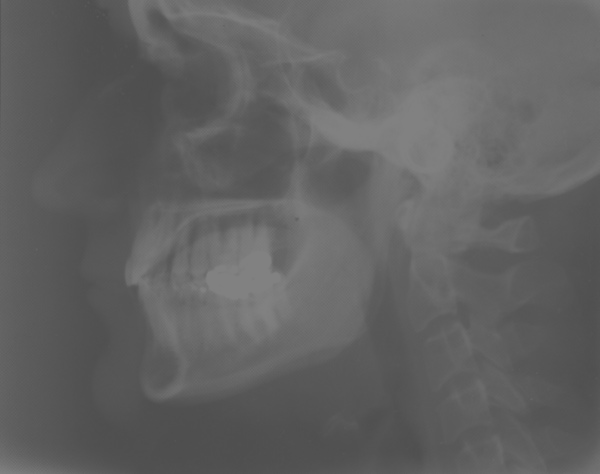
#> input picture data/xray.png, 600 x 474 px
$ jupyter execute --allow-errors digital_images.ipynb
#> lines starting #> are read from the running program, lines starting #| are printed output that depends on the picture
# Introduction

**In this lecture, we will learn**
- what digital images are,
- how images are acquired and formed,
- basics of image sampling and quantization,
- what histogram is and how to compute it.

**The lecture is based on**
- [\[Burger22\] Wilhelm Burger, Mark J. Burge: *Digital Image Processing: An Algorithmic Introduction (3rd edition)*](https://imagingbook.com/books/english-edition-hardcover/)
  Chapter 1 "Digital images"
  Chapter 2 "Histograms and Image Statistics"
- [\[Gonzalez18\] Rafael C. Gonzalez, Richard E. Woods. *Digital Image Processing (4th edition)*](https://www.imageprocessingplace.com/)
  Chapter 1 "Introduction"
  Chapter 2 "Digital Image Fundamentals"
- [\[Mazet24\] Vincent Mazet: *Basics of Image Processing*](https://vincmazet.github.io/bip/digital-images/intro.html)
  Chapter "Digital images"

[cell 1]
import matplotlib.pyplot as plt
import numpy as np
import seaborn as sns
import skimage

# Basic terms

> **Signal processing** is an electrical engineering subfield that focuses on analyzing, modifying and synthesizing signals, such as sound, images, potential fields, seismic signals, altimetry processing, and scientific measurements.

&mdash; [Wikipedia](https://en.wikipedia.org/wiki/Signal_processing)

> **Digital image processing** is the use of a digital computer to process digital images through an algorithm. It is a subcategory or field of digital signal processing.

&mdash; [Wikipedia](https://en.wikipedia.org/wiki/Digital_image_processing)

> **Image analysis** or imagery analysis is the extraction of meaningful information from images; mainly from digital images by means of digital image processing techniques.

&mdash; [Wikipedia](https://en.wikipedia.org/wiki/Image_analysis)

> **Computer vision** tasks include methods for acquiring, processing, analyzing and understanding digital images, and extraction of high-dimensional data from the real world in order to produce numerical or symbolic information, e.g. in the forms of decisions.

&mdash; *[Wikipedia](https://en.wikipedia.org/wiki/Computer_vision)*

# Image formation (acquisition)

> The study of image formation encompasses the radiometric and geometric processes by which 2D images of 3D objects are formed. In the case of digital images, the image formation process also includes analog to digital conversion and sampling.

&mdash; [Wikipedia](https://en.wikipedia.org/wiki/Image_formation)

There are three major components that determine the appearance of an image [\[Angelopoulou\]](https://www5.informatik.uni-erlangen.de/fileadmin/lectures/2013s/Lecture.2013s.CV/image_formation.pdf):
1. Geometry (of both scene and camera)
2. Optical properties (of materials in the scene and of the sensor)
3. Illumination

## Pinhole camera model

- Camera obscura
- Requires very small opening (pinhole) to produce a sharp image, which reduces the amount of light
- This must be compensated for by very long exposure times
- Not used in practice, but a useful model for understanding
- [A real world example](https://web.eecs.umich.edu/~justincj/slides/eecs442/WI2021/442_WI2021_cameras.pdf)

<figure class="image">

  <figcaption>Source: [Burger22], Fig. 1.2</figcaption>
</figure>

Pinhole camera model results in a **perspective projection**
$$
x = -f \cdot \frac{X}{Z} \qquad \text{and} \qquad y = -f \cdot \frac{Y}{Z}
$$
where
- $X, Y, Z$ are the scene coordinates (e.g. in meters)
- $f$ is the focal length (typically in millimeters)
- $x, y$ are image plane coordinates (e.g. in millimeters)

In perspective projection
- lines in 3D are projected to lines in 2D
- circles in 3D are projected to ellipses in 2D
- [cross ratio](https://en.wikipedia.org/wiki/Cross-ratio) is preserved

## Thin lens model

- Small pinhole produces crisp images, but restricts passing of the light too much.
- Larger aperture allows for shorter exposure, but produces blurry images.
- Solution: use a lense to focus rays passing through the larger aperture.
- Thin lense is a simplified model of real (thick) lenses.
- A lens is considered to be thin if its thickness is much less than the radii of curvature.
- The model ignores optical effects due to thickness, e.g. spherical distortion, chromatic abberation, astigmatism, etc.

<figure class="image">

  <figcaption>
    Source: <a href="https://openstax.org/books/university-physics-volume-3/pages/2-4-thin-lenses">OpenStax: University Physics Volume 3</a>
  </figcaption>
</figure>

- Thin lens camera model **results in the same geometry as the pinhole camera model**, i.e. the perspective projection as above

## Image sensing

- Conversion of the light energy into voltage or current
- The output is proportional to the incoming energy that has been collected over some period (exposure time)
- The output voltage is amplified by some factor. This can be controlled by ISO setting of the camera.
  The larger the amplification, the less time we need to collect the light.
  However, too short exposure time will lead to low signal-to-noise ratio and noisy images.
- The most common basic sensor is a photodiode

<figure class="image">

  <figcaption>Source: [Gonzalez18], Fig. 2.12</figcaption>
</figure>

**Camera sensors: CCD vs CMOS**
- Light sensors are usually organized into a line or rectangular grid-like pattern.
- There are two main technogies: **CCD and CMOS**.
1. **Charge coupled device (CCD)**
   - In CCD sensors, the charge generated by photons striking each sensor is transferred through the array of pixels in a serial manner.
   - There is only one shared output node that converts the accumulated charge into voltage.
   - Single conversion means that every pixel is amplified equally, which results in uniform gain & brightness, especially in low-light conditions.
   - Typically higher power consumption and slower speed as compared to CMOS.
   - Usually used in high quality cameras.
   - Transferring can cause excess charge to spill over to neighboring cells, see the CCD bloom image.
2. **Complementary metal–oxide–semiconductor (CMOS)**
   - Parallel readout architecture, where each pixel in the array has its own amplifier and readout, resulting in higher speed, but also non-uniform gain.
   - CMOS sensors typically have lower power consumption compared to CCD sensors, as they only activate the necessary circuitry when needed.
   - CMOS sensors can be manufactured using standard CMOS semiconductor fabrication processes, making them more cost-effective to produce in large volumes.
   - Mostly used in consumer grade devices (e.g. phones).

<figure class="image">

  <!-- <figcaption>Source: <a href="https://www.gatan.com/ccd-vs-cmos">gatan.com</a></figcaption> -->
  <figcaption>Source: <a href="https://www.photonics.com/Articles/CMOS_vs_CCD_Maturing_Technologies_Maturing/a22471">Dave Litwiller, Photonics Spectra</a></figcaption>
</figure>

<figure class="image">

  <figcaption>CCD bloom<br>Source: <a href="https://commons.wikimedia.org/wiki/File:Blooming_ccd.jpg">Wikipedia</a></figcaption>
</figure>

**Color images**
- The most common way of acquiring color images is through the use of color filter arrays arranged according to the **Bayer pattern**.

<figure class="image">

  <figcaption>
    The Bayer arrangement of color filters.
    Source: <a href=https://en.wikipedia.org/wiki/Bayer_filter>Wikipedia</a>
  </figcaption>
</figure>

- Bayer pattern acquisition needs post-processing such as demosaicing in order to reconstruct a full image in which each pixel has three color components R, G and B.
- More on that in lecture [color_images](color_images.ipynb).

## Illumination-reflectance model

- We'll treat the image projected onto the image plane as a two-dimensional function $g(y,x): \mathbb{R}^2 \rightarrow \mathbb{R}$, i.e.
  - input is the position $(y,x)$ in the image plane
  - output is the measured light energy at that position (a scalar whose units are not important)
- Hence, $g(y,x)$ is non-negative, i.e.
  $$
  0 \le g(y,x) \lt \infty
  $$
- Function $g(y, x)$ is characterized by two components:
  1. the amount of source **illumination** $l(y,x)$ incident on the scene being viewed, and
  2. the amount of illumination **reflected** $r(y,x)$ by the objects in the scene.

The illumination-reflectance model assumes a multiplicative effect, i.e.
 $$
 g(y,x) = l(y,x) \cdot r(y,x)
 $$
 where
 - illumination is $0 \le l(y,x) \lt \infty$,
 - reflectance is $0 \le r(y,x) \lt 1$, with $0$ meaning total absorption and $1$ meaning total reflectance.

## Sampling and quantization

In order to convert the observed continous image function $g(y,x)$ into a digital image $f(m,n)$, the folllowing two principal steps must be performed:

**1. Spatial sampling**
- Refers to the spatial arrangement of the sensor elements.
- Each sensor "samples" the light energy at its corresponding location in the image plane. For simplicity, we're going to assume pixels arrangement into a two-dimensional rectangular grid and neglect the pixel area and write
  $$
  h(m,n) = g(m \cdot \Delta y, n \cdot \Delta x)
  $$
  where
  - $\Delta x, \Delta y$ are distances between centers of the single-pixel sensors (sampling intervals),
  - $(m,n) \in \mathbb{N}^2$ are *discrete* pixel coordinates
  - $h(m,n) \in \mathbb{R}^+$
- Most often, the sensors are arranged into a regular rectangular grid-like pattern (matrix).
  Other arrangements such as hexagonal grid are possible, but only used in specialized hardware.
- The total **image size** (pixel count) is usually expressed as $N \times M$ (width x height), e.g. $3840 \times 2160$.
  **Beware the order**, as when the digital image is in matrix form, the convention is height x width, i.e. $M \times N$, i.e. $2160 \times 3840$.
- We may also need to know **spatial resolution** of the image, which may be expressed as
  - line pairs per unit distance (lp/mm)
  - dots (pixels) per unit distance, e.g. dots/pixels per inch (DPI/PPI)
  - This tells us how fine the sensor grid is and what is the size of each pixel in real-world units.

<figure class="image">

  <figcaption>Source: <a href="https://vincmazet.github.io/bip/digital-images/acquisition.html">Mazet24</a></figcaption>
</figure>

**2. Quantization of pixel values**
- The output of $f$ is a real number with an infinite amount of possible distinct values.
- It is not plausible to store values with infinite precision in computer memory.
- Usually, the range of possible output values of $h$ (codomain of $h$) is uniformly discretized into a $p$-bit integer scale, in which
  - 0 represents the lowest possible intensity (e.g. black)
  - $2^p-1$ represents the highest possible intensity (e.g. white).
- This process is called (linear) **quantization**.
- Formally, if we assume that
  $$
  h_{\textrm{min}} \le h(m,n) \le h_{\textrm{max}}
  $$
  then
  $$
  f(m,n) = \textrm{round}\left( \frac{h(m,n) - h_{\textrm{min}}}{h_{\textrm{max}} - h_{\textrm{min}}} \cdot (2^p - 1) \right)
  $$

$p$ | Range        | Use
----|--------------|----------------------------------------------
1   | $\{0, 1\}$   | Binary images: document, illustration, fax
8   | $[0, 255]$   | Universal and most common: photo, scan, print
10  | $[0, 1024]$  | High Dynamic Range (HDR) videos for modern displays
12  | $[0, 4095]$  | Medicine, satellite imaging, astronomy
16  | $[0, 65535]$ | Medicine, satellite imaging, astronomy

<figure class="image">

  <figcaption>Source: <a href="https://vincmazet.github.io/bip/digital-images/acquisition.html">Mazet24</a></figcaption>
</figure>

<figure class="image">

  <figcaption>Source: [Gonzalez18], Fig. 2.16</figcaption>
</figure>

<figure class="image">

  <figcaption>Source: [Gonzalez18], Fig. 2.17</figcaption>
</figure>

# Digital images

- For example, the result of the image acquistion above could be an integer digital image $f(m,n) \in \{0, \ldots, 2^p-1\}$.
- We may view such image as a two-dimensional discrete function, which gives us a value $f(m,n)$ for each pixel position $(m,n)$.
- The position $(m,n)$ is a pair from a set of possible locations $\{0, \ldots, M-1\} \times \{0, \ldots, N-1\}$.
- $m$ denotes row, $n$ denotes column, e.g. $f(0,1)$ means value at 1st row and 2nd column.
- The origin $(0, 0)$ is top-left.

<figure class="image">

  <figcaption>Source: [Burger22], Fig. 1.6</figcaption>
</figure>

**RGB images**

- If the image has color, there will be **three values** for each pixel location $(m,n)$, i.e.
  $$
  f(m,n) \in \{0, \ldots, 2^p-1\} \times \{0, \ldots, 2^p-1\} \times \{0, \ldots, 2^p-1\}
  $$
- In other words, value of $f$ at each position would be a triple, i.e.
  $$
  f(m,n) = (R, G, B)
  $$
  with $R \in \{0, \ldots, 2^p-1\}$, $B \in \{0, \ldots, 2^p-1\}$, and $C \in \{0, \ldots, 2^p-1\}$

**Float images**
- Sometimes, we also work with images whose values are real numbers, often in the range $[0, 1]$.
- Even though the values are real numbers, they are still limited by the numerical precision of the data type they are stored in the computer memory.
- This means that the set of possible distinct values is still finite.

**Digital image as a discrete function**

- In general, the acquired *digital image* is a discrete function
  $$
  f: \mathbb{N}^D \rightarrow \mathbb{R}^C$$
  that maps $D$ discrete coordinates
  $$(m,n,\ldots) \in \{0, \ldots, M-1\} \times \{0, \ldots, N-1\} \times \ldots
  $$
  to a tuple of $C$ values from a finite set of intensities $(l_1, \ldots, l_C) \in \mathbb{R}^C$
  $$
  f(m,n,\ldots) \in \mathbb{R}^C
  $$
- In other words image can be seen as an array of $D$ dimensions and size $M \times N \times \ldots$ whose elements contain $C$ numbers
[\[Mazet24\]](https://vincmazet.github.io/bip/digital-images/definition.html).
- We may consider the number $C$ as the number of image channels.

For example
- An 8-bit integer grayscale image with values between 0 (black) and 255 (white) and size $640 \times 480$ would correspond to
  - $D = 2$, since it is a *two*-dimensional image, i.e. each position is a pair $(m,n)$,
  - $M = 480$, $N = 640$, since $M$ is the number of rows and $N$ is the number of columns,
  - pixel coordinates would be any combination of $m = 0, \ldots, 479$ and $n = 0, \ldots, 639$,
  - $f(m,n) \in \{0, \ldots, 255\}$, since it is an 8-bit image,
  - $C = 1$, since it only has a single intensity channel (no color), i.e. the value of $f(m,n)$ is a scalar.
- RGB color version of the same image would correspond to
  - $C = 3$, since there would be three channels R, G and B.
- An MRI or CT image would correspond to
  - $D = 3$, since it would be a volume,
  - $C = 1$, since there is only a single value for each voxel.
- A video could correspond to
  - $D = 3$, since there would also be time component,
  - $C = 3$, if it has color.

**Digital image as a matrix**

- In practice, when working with images in Python libraries such as scikit-image or OpenCV, digital images will be stored and represented as a simple two-dimensional array, a.k.a a matrix
  $$
  \bold{F} = \begin{bmatrix}
      f_{1,1} & \ldots & f_{1,N} \\
      \vdots  & \ddots & \vdots  \\
      f_{M,1} & \ldots & f_{M,N}
  \end{bmatrix}
  $$
  where
  - $f_{m,n} = f(m,n)$

# Image arithmetics

**Image addition**

$$
f(m,n) = f_1(m,n) + f_2(m,n)
$$

- Example: blend two images

#> (a cell that did not finish here is left out)

[cell 3]
fig, ax = plt.subplots(1, 3, figsize=(12, 4))
#> (the rest of this cell did not finish here and is left out)

**Image subtraction**

$$
f(m,n) = f_1(m,n) - f_2(m,n)
$$

- Example: detect changes between two images

#> (a cell that did not finish here is left out)

[cell 5]
fig, ax = plt.subplots(1, 3, figsize=(12, 4))
#> (the rest of this cell did not finish here and is left out)

**Image division**

$$
f(m,n) = \frac{f_1(m,n)}{f_2(m,n)}
$$

- Example: correct non-homogeneous illumination

#> (a cell that did not finish here is left out)

[cell 7]
fig, ax = plt.subplots(1, 3, figsize=(12, 4))
#> (the rest of this cell did not finish here and is left out)

# Popular image file formats

<figure class="image">

  <figcaption>Source: <a href="https://en.wikipedia.org/wiki/SVG">Wikipedia</a></figcaption>
</figure>

**Bitmap (BMP)**
- Raster graphics file
- Supports grayscale, indexed and true color images
- Basic Run Length Encoding (RLE) compression

**Graphics Interchange Format (GIF)**
- Raster graphics file
- Supports indexed color at multiple depths, interlaced image loading
- Lossless Lempel-Ziv-Welsch (LZW) compression
- Can store multiple images in a single file and animate
- Popular on the web

**Portable Network Graphics (PNG)**
- Raster graphics file
- Supports up to $3 \times 16$ bit per pixel, indexed color images, alpha channel
- Up to $2^{30} \times 2^{30}$ pixels
- Lossless Phil Katz's ZIP (PKZIP) compression
- Should be the default choice for lossless images

**Tagged Image File Format (TIFF)**
- Raster graphics file
- Flexible file format designed to meet the professional needs of diverse fields
- Supports large integer depth and floating point pixels
- Supports both lossless (LZW, ZIP, CCIT) and lossy compression (JPEG)
- Multiple images in single file (pages)
- Supports arbitrary metadata

**JPEG File Interchange Format (JFIF)**
- Joint Photography Experts Group (JPEG)
- Raster graphics file
- Lossy compression based on Discrete Cosine Transform (DCT), Huffman coding and RLE
- Compression about 1 bit per pixel

**Scalable Vector Graphics (SVG)**
- Vector graphics file
- Represented as XML that defines 14 (SVG 1.1) functional areas and feature sets (e.g. paths, shapes, text, etc.)
- Supports interactivity, animation, and rich graphical capabilities, making it suitable for both web and print applications
- Can have raster image inside
- Lossless compression (GZIP)

# Image histogram

**What is a histogram?**
- Histogram in general is a frequency distribution.
- It tells us how many pixels of each intensity there are in a given image.
- In case of an 8-bit integer grayscale image with values in the range $[0, 255]$, i.e. with 256 unique values, each single histogram entry is defined as
  $$
  h_f(i) = \textrm{the number of pixels in }f\textrm{ with the intensity }i
  $$
- We can represent the histogram for example as a vector of 256 values.

<figure class="image">

  <figcaption>Source: [Burger22], Fig. 2.3</figcaption>
</figure>

**Histogram and image exposure**
- Histogram tells us e.g. about the image exposure (~resulting brightness), see following figure:
<figure class="image">

  <figcaption>(a) Under-exposure, (b) correct exposure, (c) over-exposure<br>Source: [Burger22], Fig. 2.6</figcaption>
</figure>

**Histogram and contrast**
- Contrast corresponds to the range of intensity values effectively used in an image.
<figure class="image">

  <figcaption>(a) Low contrast (small range of values), (b) normal constrast, (c) high contrast<br>Source: [Burger22], Fig. 2.7</figcaption>
</figure>

**Histogram and dynamic range**
- Dynamic range corresponds to the number of distinct intensity values used in an image.
<figure class="image">

  <figcaption>(a) Under-exposure, (b) correct exposure, (c) over-exposure<br>Source: [Burger22], Fig. 2.6</figcaption>
</figure>

## Computing histogram

[cell 8]
def histogram_uint8(gray: np.ndarray) -> np.ndarray:
    assert gray.dtype == np.uint8
    M, N = gray.shape

    # init to zeros
    h = np.zeros(256, dtype=int)

    for m in range(M):
        for n in range(N):
            # intensity at position (m, n)
            a = gray[m, n]
            # increment corresponding histogram entry by one
            h[a] += 1

    return h

#> (a cell that did not finish here is left out)

[cell 10]
fig, axes = plt.subplots(1, 2, figsize=(12, 4))
#> (the rest of this cell did not finish here and is left out)

[cell 11]
xray_gray = skimage.util.img_as_ubyte(skimage.io.imread('../data/xray.png', as_gray=True))
#> xray_gray: shape (474, 600); min 78, max 129, mean 97.9
xray_hist = histogram_uint8(xray_gray)
#> after the loop in histogram_uint8, `for m in range(M):`: h = 256 values, max 10811 at index 88, min 0 at index 0, mean 1110.9
#> xray_hist has the same summary as h in histogram_uint8
xray_hist.shape, xray_hist.dtype, xray_hist.min(), xray_hist.max()

[cell 12]
fig, axes = plt.subplots(1, 2, figsize=(12, 4))
axes[0].imshow(xray_gray, cmap='gray', vmin=0, vmax=255)
axes[1].bar(np.arange(256), xray_hist, width=1, ec='none');
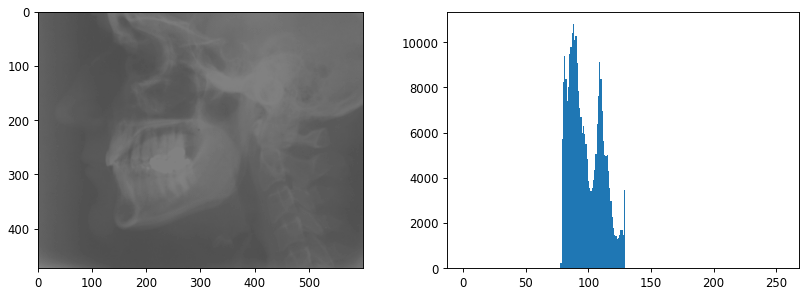
#> figure drawn by matplotlib, 2 panels; panel 2: tallest bar 10811 high, from x = 87.5 to 88.5


$ run again, with data/rice.png copied over data/xray.png
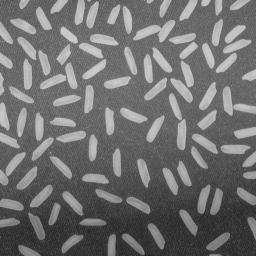
#> input picture data/rice.png, 256 x 256 px
#> after the loop in histogram_uint8, `for m in range(M):`: h = 256 values, max 1371 at index 104, min 0 at index 0, mean 256
#> xray_hist has the same summary as h in histogram_uint8
#> `[cell 12] fig, axes = plt.subplots(1, 2, figsize=(12, 4)) axes[0].imsh..`:
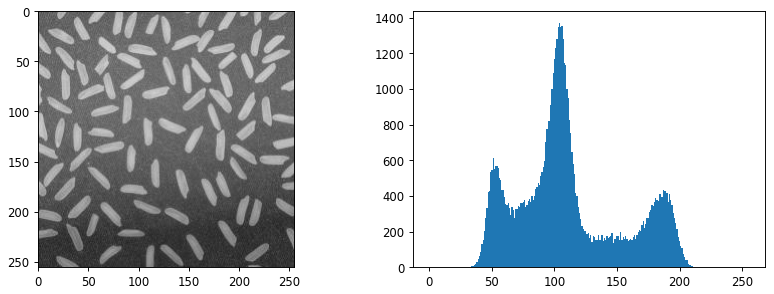
#> figure drawn by matplotlib, 2 panels; panel 2: tallest bar 1371 high, from x = 103.5 to 104.5
